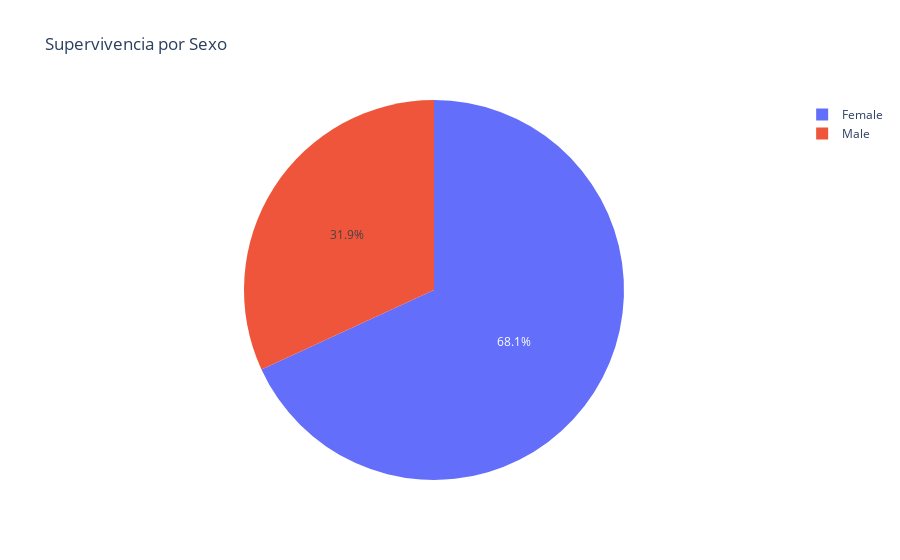

The notebook cell saved with this chart:
### Code cell
sup_male=data_ready['Sex_male'][(data_ready['Sex_male']==1) & (data_ready['Survived']==1)].count()
sup_female=data_ready['Sex_female'][(data_ready['Sex_female']==1) & (data_ready['Survived']==1)].count()
sup_male
survived_data = pd.DataFrame({
    'Sex': ['Male', 'Female'],
    'Count': [sup_male, sup_female]
})

fig = px.pie(survived_data, names='Sex', values='Count', title='Supervivencia por Sexo')
fig.show()

### Figure 1 — Plotly figure (JSON) as saved in the notebook; plotly's stock layout.template omitted (floating-point values rounded to 4 significant figures)
{"data": [{"domain": {"x": [0, 1], "y": [0, 1]}, "hovertemplate": "Sex=%{label}<br>Count=%{value}<extra></extra>", "labels": ["Male", "Female"], "legendgroup": "", "name": "", "showlegend": true, "type": "pie", "values": [109, 233]}], "layout": {"legend": {"tracegroupgap": 0}, "title": {"text": "Supervivencia por Sexo"}}}
